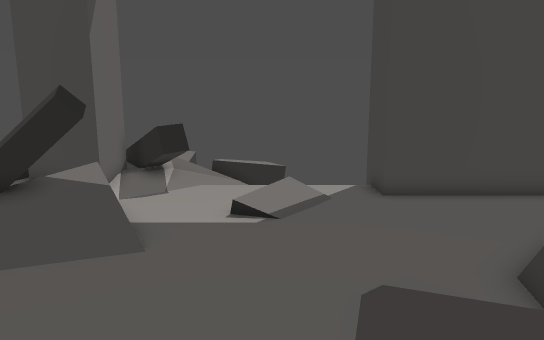
[1] (above)

12 first-person views from a walk through a 3-D level made in the Godot game engine. The camera is 1.5 m above the floor, tilts 10° down and sees 70° across. The floor is counted in squares, 0.5 m on a side. Each view is taken from the middle of a square. On the plan, view 1 faces up. The plan holds only what a view shows up to about 20 squares ahead; the rest is blank. The place goes on beyond the plan.

[2]
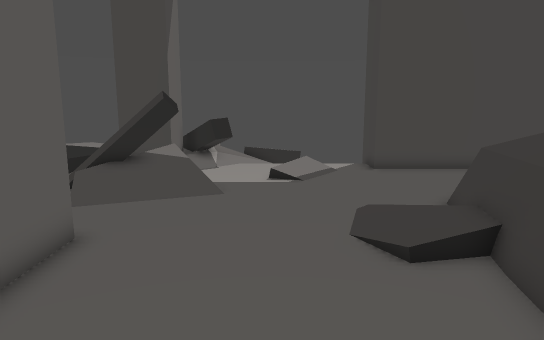

[3]
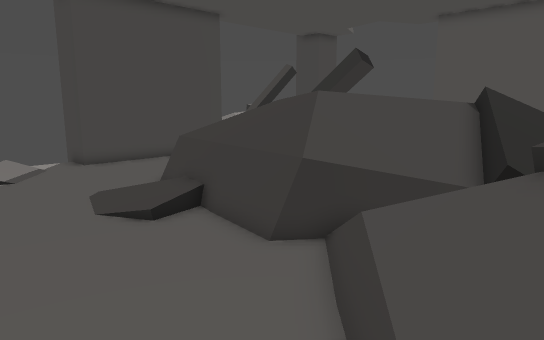

[4]
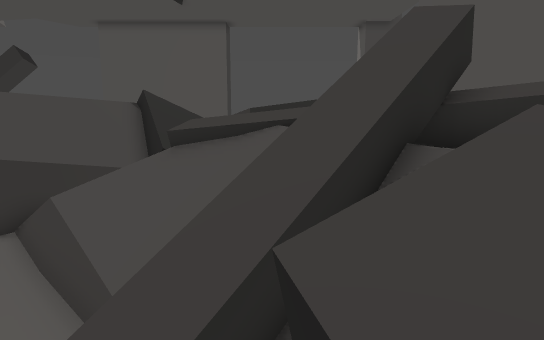

[5]
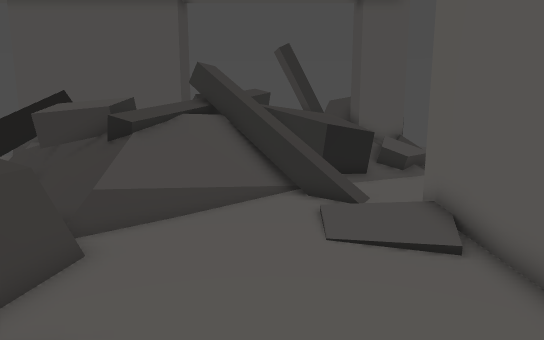

[6]
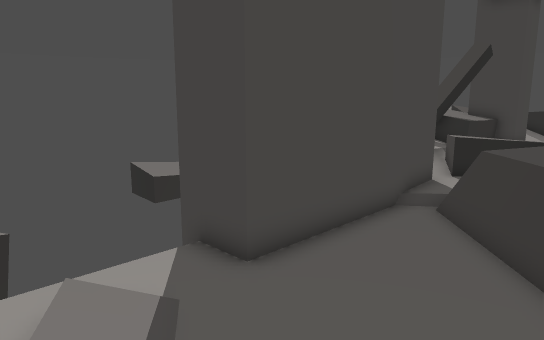

[7]
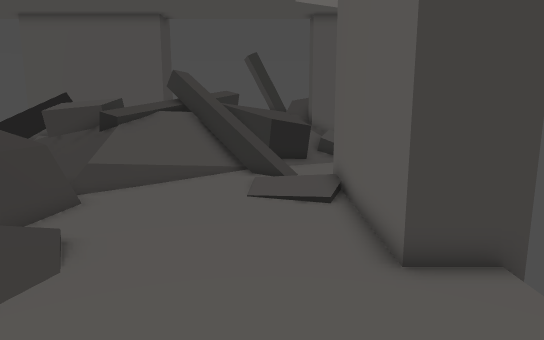

[8]
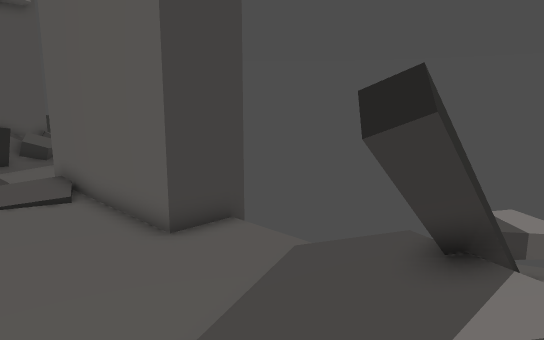

[9]
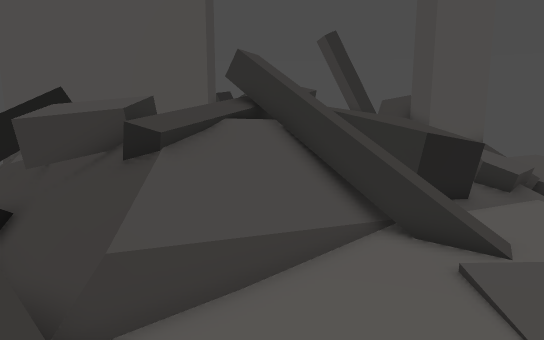

[10]
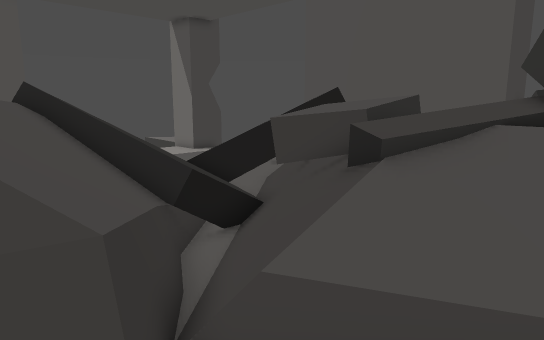

[11]
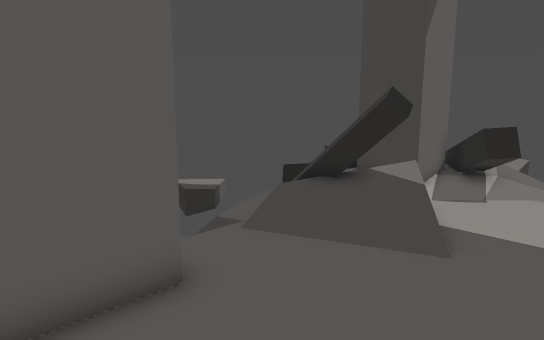

[12]
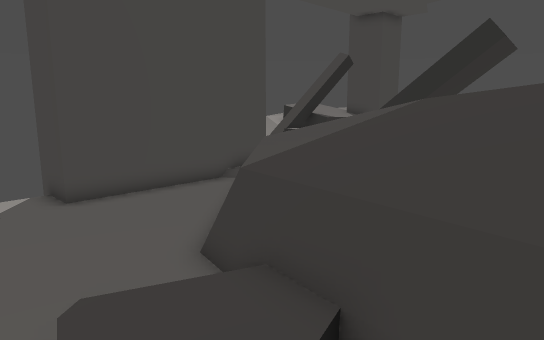

### Floor plan
Key: @ floor where view 1 was taken; # wall or solid block; x gap in a wall; . main floor; : floor 0.25 m higher than the main floor; - floor 0.25 m lower than the main floor; + floor 0.5 m higher than the main floor; * floor 0.75 m higher than the main floor; % floor 1 m higher than the main floor; & floor 1.25 m higher than the main floor; $ floor 1.5 m higher than the main floor; / step, stairs or slope; = window, fence, low wall or low ledge; v drop or lower ground; O other object.
Columns run from 12 left of view 1 to 12 right of it. Each row starts with its distance up from view 1.
 18           :.
 17           ::
 16         ///
 15        *=:./
 14        v=#../   #
 13        ###......#
 12     ####.....:..#########
 11       ==....:..........:
 10   ..#===/...........#===
  9   --===#/..........===
  8  =--.::::/........===%
  7  # --:...........==%%&
  6      ...........==%%&
  5      ........../==%&$
  4       .........:=%&$$
  3     ####......::=%$$$
  2        #.......#=&$$
  1        #.......#=&$$
  0        #....@..==&$$$
 -1        #.......==%&&$$
 -2        #........==%%&&$$
 -3        #.......:#==**%&$
 -4        #......:++:#=*&&$
 -5        #.....:+*++.x*%%%=
 -6       ...O=.:+*%*++=++**
 -7       ....==#*%&%*v#:+++
 -8      ...v=v==#&$ $$= .::
 -9      ..v%&=v==#& $$ =:=x
-10      ///%&&//==  $$#==#
-11      ////&&$/##    ==#
-12      //      $v      =
-13      /       =        =
-14     ####   == ==########
-15       =#   =  #=#
-16 ..    ## =      #
-17 ..    *$%##

Positions as (right, up) in squares from view 1, and headings:
1: (0, 0), facing up
2: (-1, -5), facing up
3: (-3, -7), facing up-right
4: (-5, -8), facing right
5: (-1, 6), facing down
6: (-1, 7), facing up-right
7: (-3, 10), facing down
8: (-1, 11), facing down-left
9: (1, 2), facing down
10: (0, 0), facing down-right
11: (0, 0), facing up-left
12: (0, 0), facing up-right
